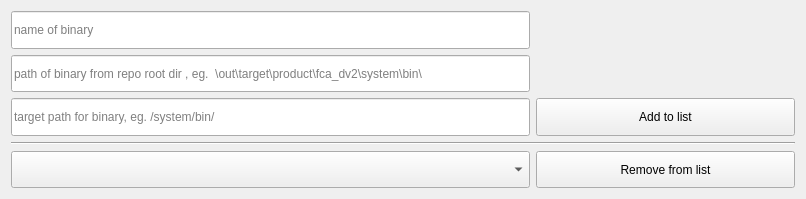
<?xml version="1.0" encoding="UTF-8"?>
<ui version="4.0">
 <class>PushPullListForm</class>
 <widget class="QWidget" name="PushPullListForm">
  <property name="geometry">
   <rect>
    <x>0</x>
    <y>0</y>
    <width>806</width>
    <height>199</height>
   </rect>
  </property>
  <property name="windowTitle">
   <string>Form</string>
  </property>
  <layout class="QGridLayout" name="gridLayout">
   <item row="0" column="0">
    <widget class="QLineEdit" name="lineEdit_pushpull_add_bin_name">
     <property name="sizePolicy">
      <sizepolicy hsizetype="Expanding" vsizetype="Expanding">
       <horstretch>2</horstretch>
       <verstretch>0</verstretch>
      </sizepolicy>
     </property>
     <property name="placeholderText">
      <string>name of binary</string>
     </property>
    </widget>
   </item>
   <item row="1" column="0">
    <widget class="QLineEdit" name="lineEdit_pushpull_add_bin_repo_path">
     <property name="sizePolicy">
      <sizepolicy hsizetype="Expanding" vsizetype="Expanding">
       <horstretch>2</horstretch>
       <verstretch>0</verstretch>
      </sizepolicy>
     </property>
     <property name="placeholderText">
      <string>path of binary from repo root dir , eg.  \out\target\product\fca_dv2\system\bin\</string>
     </property>
    </widget>
   </item>
   <item row="2" column="0">
    <widget class="QLineEdit" name="lineEdit_pushpull_add_bin_target_path">
     <property name="sizePolicy">
      <sizepolicy hsizetype="Expanding" vsizetype="Expanding">
       <horstretch>2</horstretch>
       <verstretch>0</verstretch>
      </sizepolicy>
     </property>
     <property name="placeholderText">
      <string>target path for binary, eg. /system/bin/</string>
     </property>
    </widget>
   </item>
   <item row="2" column="1">
    <widget class="QPushButton" name="btn_pushpull_add_to_list">
     <property name="sizePolicy">
      <sizepolicy hsizetype="Expanding" vsizetype="Expanding">
       <horstretch>1</horstretch>
       <verstretch>0</verstretch>
      </sizepolicy>
     </property>
     <property name="text">
      <string>Add to list</string>
     </property>
    </widget>
   </item>
   <item row="4" column="0">
    <widget class="QComboBox" name="comboBox_pushpull_remove">
     <property name="sizePolicy">
      <sizepolicy hsizetype="Expanding" vsizetype="Expanding">
       <horstretch>2</horstretch>
       <verstretch>0</verstretch>
      </sizepolicy>
     </property>
    </widget>
   </item>
   <item row="4" column="1">
    <widget class="QPushButton" name="btn_pushpull_remove_from_list">
     <property name="sizePolicy">
      <sizepolicy hsizetype="Expanding" vsizetype="Expanding">
       <horstretch>1</horstretch>
       <verstretch>0</verstretch>
      </sizepolicy>
     </property>
     <property name="text">
      <string>Remove from list</string>
     </property>
    </widget>
   </item>
   <item row="3" column="0" colspan="2">
    <widget class="Line" name="line">
     <property name="sizePolicy">
      <sizepolicy hsizetype="Expanding" vsizetype="Fixed">
       <horstretch>0</horstretch>
       <verstretch>0</verstretch>
      </sizepolicy>
     </property>
     <property name="orientation">
      <enum>Qt::Horizontal</enum>
     </property>
    </widget>
   </item>
  </layout>
 </widget>
 <resources/>
 <connections/>
</ui>
